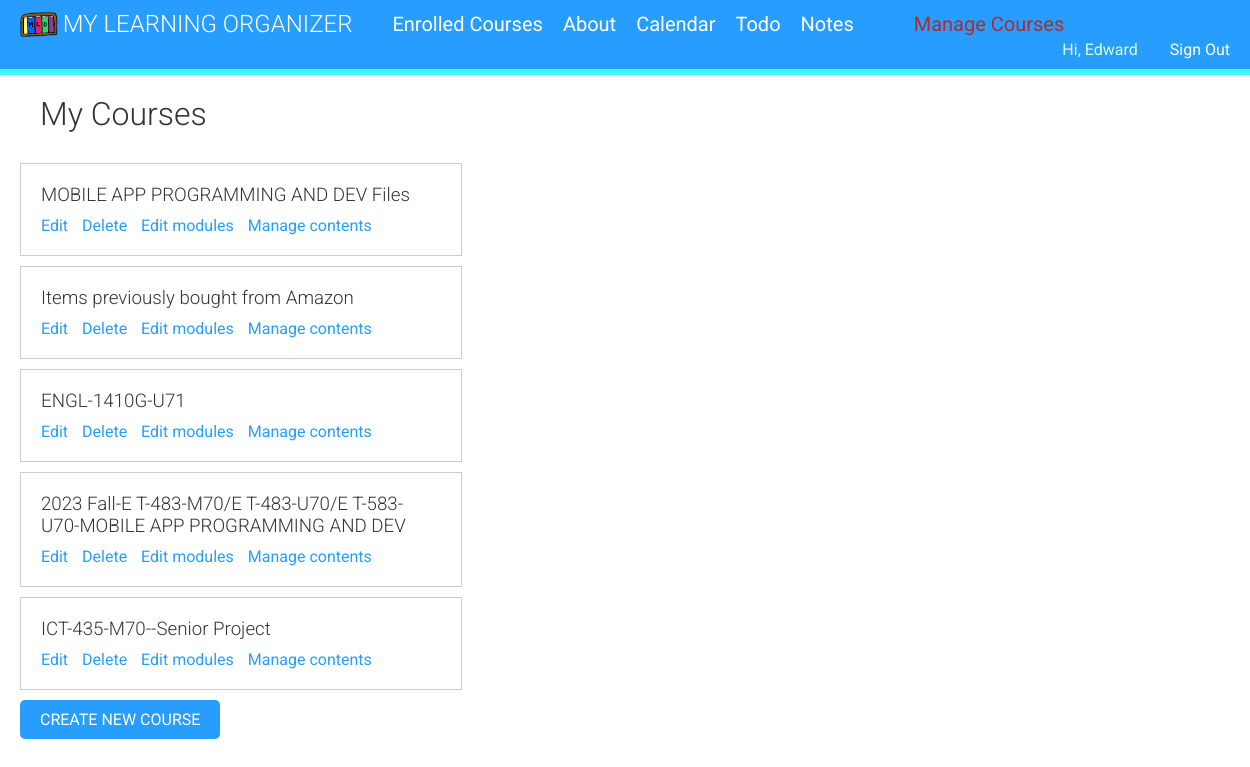
The page /course/mine/ (signed in) on the database its author committed.
### courses/models.py (models this page shows, shortened)
class Course(models.Model):
    owner = models.ForeignKey(User,
                              related_name='course_created',
                              on_delete=models.CASCADE)
    subject = models.ForeignKey(Subject,
                                related_name='courses',
                                on_delete=models.CASCADE)
    title = models.CharField(max_length=200)
    slug = models.SlugField(max_length=200, unique=True)
    overview = models.TextField()
    created = models.DateTimeField(auto_now_add=True)
    students = models.ManyToManyField(User,
                                      related_name='courses_joined',
                                      blank=True)
    class Meta:
        ordering = ['-created']

### courses/views.py (the view, shortened to what this page needs)
class ManageCourseListView(ListView):
    model = Course
    template_name = 'courses/manage/course/list.html'

### courses/templatetags/course.py (called while the page is built)
@register.filter(name='has_group')
def has_group(user, instructors):
    group = Group.objects.get(name=instructors)
    return True if group in user.groups.all() else False

### courses/views.py (called while the page is built)
    def get_queryset(self):
        qs = super().get_queryset()
        return qs.filter(owner=self.request.user)

### courses/templates/courses/manage/course/list.html (shortened to what this page needs)
{% extends 'base.html' %}
{% block content %}
<h1>My Courses</h1>
<div class="module">
{% for course in object_list %}
<div class="course-info">
    <h3>{{ course.title }}</h3>
    <p>
        <a href="{% url 'course_edit' course.id %}">Edit</a>
        <a href="{% url 'course_delete' course.id %}">Delete</a>
        <a href="{% url 'course_module_update' course.id %}">Edit modules</a>
        {% if course.modules.count > 0 %}
        <a href="{% url 'module_content_list' course.modules.first.id %}">
            Manage contents
        </a>
        {% endif %}
    </p>
</div>
{% empty %}
<p>You haven't created any courses yet.</p>
{% endfor %}
<p>
    <a href="{% url 'course_create' %}" class="button">Create new course</a>
</p>
</div>
{% endblock content %}

### courses/templates/navigation.html (shortened to what this page needs)
{% load course %}
{% load static %}
<div id="header">
     <img style="float: left; padding-right: 5px; padding-top: 2px;" height="25px" class="logoNav" src="{% static 'images/MLOLogo.png' %}" alt="This is my sites logo">
    <a href="/" class="logo">My Learning Organizer</a>
    {% if request.user.is_authenticated %}<a href="{% url 'student_course_list' %}" class="menu-bar-first">Enrolled Courses</a> {% endif %}
    <a href="{% url "about" %}" class="menu-bar">About</a>
    {% if request.user.is_authenticated %}<a href="{% url 'home' %}" class="menu-bar">Calendar</a> {% endif %}
    {% if request.user.is_authenticated %}<a href="{% url 'todo-index' %}" class="menu-bar">Todo</a> {% endif %}
    {% if request.user.is_authenticated %}<a href="{% url 'notes.list' %}" class="menu-bar">Notes</a> {% endif %}
    {% if request.user|has_group:"instructors" %}<a href="{% url 'manage_course_list' %}"  class="menu-bar manage">Manage Courses</a>{% endif %}
    <ul class="menu">
        {% if request.user.is_authenticated %}
            <li><div id="name">Hi, {% if request.user.first_name %}{{ request.user.first_name }}{% else %}{{request.user|title}}{% endif %}</div><a class="sign-in-out" href="{% url 'logout' %}">Sign Out</a></li>
        {% else %}
            <li><a class="sign-in-out"  href="{% url 'login' %}">Sign In</a></li>
        {% endif %}
    </ul>
</div>

### courses/static/css/base.css (style rules this page uses)
body { margin:0; padding: 0; font-family:'Roboto', sans-serif; font-weight:400; color:#333; }
a { color:#279EFF; text-decoration:none; }
ul { float:left; }
h1, h2, h3, h4, h5, h6 { font-family:'Roboto', sans-serif; font-weight:300; }
h1 { width:100%; overflow:auto; padding:20px 0 20px 40px; margin:0; }
.module { padding:10px 20px; float:left; width:600px; }
.module h3 { margin:20px 0 0; padding:0; width:100%; }
.module p { margin:10px 0 20px; width:100%; float:left; }
#header { background-color: #279EFF; overflow:auto; padding:10px 20px; border-bottom:6px solid #40F8FF; }
#header .logo { text-decoration:none; font-family:'Roboto', sans-serif; font-weight:300; text-transform:uppercase; font-size:24px; color:#fff; float:left; }
.logoNav { float: left !important; height: 25px; padding-top: 2px; padding-right: 5px; }
#header a { color:#fff; }
#header .menu { list-style:none; float:right; margin:0; padding:0; }
#header .menu-bar-first { float: left; padding-left: 2em; padding-top: 2px; font-size: 20px; }
#name { color: #D5FFD0; float: inline-start; padding-top: 4px; padding-right: 2em; }
.sign-in-out { float: right; padding-top: 4px; color: green; }
#header .menu-bar.manage { color: #ae2c2c; float: left; padding-left: 3em; }
#header .menu-bar { float: left; padding-left: 1em; padding-top: 2px; font-size: 20px; }
input[type=submit], a.button { border-radius:5px; background:#279EFF; color:#fff; font-size:16px; text-transform:uppercase; border:none; padding:10px 20px; margin:20px 0; }
.course-info { border:1px solid #ccc; padding:0 20px; margin-bottom:10px; width:400px; overflow:auto; }
.course-info a { margin-right:10px; }
html, body { scroll-behavior: smooth !important; }

### rows shown on the page
Course: title "MOBILE APP PROGRAMMING AND DEV Files", shows "Manage contents"
Course: title "Items previously bought from Amazon", shows "Manage contents"
Course: title "ENGL-1410G-U71", shows "Manage contents"
Course: title "2023 Fall-E T-483-M70/E T-483-U70/E T-583-U70-MOBILE APP PROGRAMMING AND DEV", shows "Manage contents"
Course: title "ICT-435-M70--Senior Project", shows "Manage contents"

### other values the page prints
{{ request.user.first_name }} "Edward"
